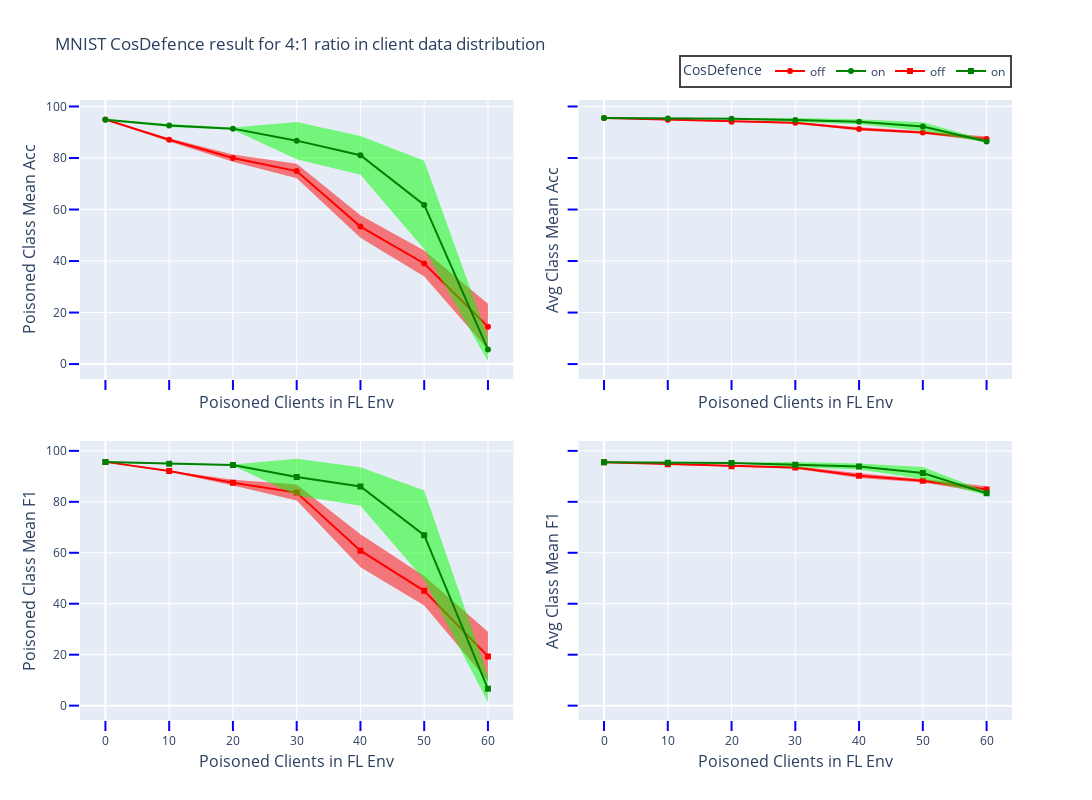

The cell this chart's notebook holds for it:
### Markdown cell above
## Ratio 4:1 results

### Code cell
summary_file = 'mnist_r4_results.json'
res_fig_name = summary_file[:-5]
result_data = get_data(json_folder + summary_file)
fig = gen_acc_f1_plot_std("MNIST CosDefence result for 4:1 ratio in client data distribution", result_data, res_fig_name, save_html=False)
fig.show()

### Figure 1 — Plotly figure (JSON) as saved in the notebook; plotly's stock layout.template omitted (floating-point values rounded to 4 significant figures)
{"data": [{"fill": "toself", "fillcolor": "rgba(255, 0, 0, 0.5)", "line": {"color": "rgba(255,255,255,0)"}, "showlegend": false, "type": "scatter", "x": [0, 10, 20, 30, 40, 50, 60, 60, 50, 40, 30, 20, 10, 0], "xaxis": "x", "y": [95.06, 87.7, 81.38, 77.75, 57.75, 44.13, 23.41, 5.667, 34.01, 49.03, 72.1, 78.58, 86.45, 94.85], "yaxis": "y"}, {"line": {"color": "red"}, "mode": "lines+markers", "name": "off", "type": "scatter", "x": [0, 10, 20, 30, 40, 50, 60], "xaxis": "x", "y": [94.95, 87.07, 79.98, 74.93, 53.39, 39.07, 14.54], "yaxis": "y"}, {"fill": "toself", "fillcolor": "rgba(0, 255, 0, 0.5)", "line": {"color": "rgba(255,255,255,0)"}, "showlegend": false, "type": "scatter", "x": [0, 10, 20, 30, 40, 50, 60, 60, 50, 40, 30, 20, 10, 0], "xaxis": "x", "y": [95.17, 93.21, 91.87, 93.98, 88.57, 78.96, 10.27, 1.078, 44.6, 73.53, 79.49, 90.93, 92.07, 94.58], "yaxis": "y"}, {"line": {"color": "green"}, "mode": "lines+markers", "name": "on", "type": "scatter", "x": [0, 10, 20, 30, 40, 50, 60], "xaxis": "x", "y": [94.88, 92.64, 91.4, 86.74, 81.05, 61.78, 5.674], "yaxis": "y"}, {"fill": "toself", "fillcolor": "rgba(255, 0, 0, 0.5)", "line": {"color": "rgba(255,255,255,0)"}, "showlegend": false, "type": "scatter", "x": [0, 10, 20, 30, 40, 50, 60, 60, 50, 40, 30, 20, 10, 0], "xaxis": "x2", "y": [95.65, 94.92, 94.27, 94.01, 91.9, 90.36, 88.33, 86.48, 89.43, 90.71, 93.28, 93.95, 94.75, 95.48], "yaxis": "y2"}, {"line": {"color": "red"}, "mode": "lines+markers", "showlegend": false, "type": "scatter", "x": [0, 10, 20, 30, 40, 50, 60], "xaxis": "x2", "y": [95.56, 94.83, 94.11, 93.65, 91.31, 89.9, 87.41], "yaxis": "y2"}, {"fill": "toself", "fillcolor": "rgba(0, 255, 0, 0.5)", "line": {"color": "rgba(255,255,255,0)"}, "showlegend": false, "type": "scatter", "x": [0, 10, 20, 30, 40, 50, 60, 60, 50, 40, 30, 20, 10, 0], "xaxis": "x2", "y": [95.6, 95.48, 95.36, 95.5, 95.0, 93.92, 86.98, 85.89, 90.49, 93.14, 94.0, 95.11, 95.22, 95.46], "yaxis": "y2"}, {"line": {"color": "green"}, "mode": "lines+markers", "showlegend": false, "type": "scatter", "x": [0, 10, 20, 30, 40, 50, 60], "xaxis": "x2", "y": [95.53, 95.35, 95.23, 94.75, 94.07, 92.21, 86.43], "yaxis": "y2"}, {"fill": "toself", "fillcolor": "rgba(255, 0, 0, 0.5)", "line": {"color": "rgba(255,255,255,0)"}, "showlegend": false, "type": "scatter", "x": [0, 10, 20, 30, 40, 50, 60, 60, 50, 40, 30, 20, 10, 0], "xaxis": "x3", "y": [95.75, 92.32, 88.63, 86.77, 67.31, 50.84, 29.05, 9.615, 39.29, 54.33, 80.48, 86.43, 91.85, 95.61], "yaxis": "y3"}, {"line": {"color": "red"}, "marker": {"symbol": "square"}, "mode": "lines+markers", "name": "off", "type": "scatter", "x": [0, 10, 20, 30, 40, 50, 60], "xaxis": "x3", "y": [95.68, 92.08, 87.53, 83.62, 60.82, 45.07, 19.33], "yaxis": "y3"}, {"fill": "toself", "fillcolor": "rgba(0, 255, 0, 0.5)", "line": {"color": "rgba(255,255,255,0)"}, "showlegend": false, "type": "scatter", "x": [0, 10, 20, 30, 40, 50, 60, 60, 50, 40, 30, 20, 10, 0], "xaxis": "x3", "y": [95.71, 95.15, 94.66, 96.93, 93.57, 84.42, 11.89, 1.313, 49.43, 78.42, 82.51, 94.17, 94.66, 95.52], "yaxis": "y3"}, {"line": {"color": "green"}, "marker": {"symbol": "square"}, "mode": "lines+markers", "name": "on", "type": "scatter", "x": [0, 10, 20, 30, 40, 50, 60], "xaxis": "x3", "y": [95.62, 94.91, 94.42, 89.72, 86.0, 66.93, 6.599], "yaxis": "y3"}, {"fill": "toself", "fillcolor": "rgba(255, 0, 0, 0.5)", "line": {"color": "rgba(255,255,255,0)"}, "showlegend": false, "type": "scatter", "x": [0, 10, 20, 30, 40, 50, 60, 60, 50, 40, 30, 20, 10, 0], "xaxis": "x4", "y": [95.64, 94.87, 94.17, 93.93, 91.17, 88.96, 86.13, 83.6, 87.59, 89.36, 92.96, 93.81, 94.72, 95.47], "yaxis": "y4"}, {"line": {"color": "red"}, "marker": {"symbol": "square"}, "mode": "lines+markers", "showlegend": false, "type": "scatter", "x": [0, 10, 20, 30, 40, 50, 60], "xaxis": "x4", "y": [95.56, 94.79, 93.99, 93.44, 90.27, 88.28, 84.86], "yaxis": "y4"}, {"fill": "toself", "fillcolor": "rgba(0, 255, 0, 0.5)", "line": {"color": "rgba(255,255,255,0)"}, "showlegend": false, "type": "scatter", "x": [0, 10, 20, 30, 40, 50, 60, 60, 50, 40, 30, 20, 10, 0], "xaxis": "x4", "y": [95.6, 95.48, 95.35, 95.61, 95.02, 93.64, 84.07, 82.59, 88.99, 92.64, 93.57, 95.1, 95.21, 95.46], "yaxis": "y4"}, {"line": {"color": "green"}, "marker": {"symbol": "square"}, "mode": "lines+markers", "showlegend": false, "type": "scatter", "x": [0, 10, 20, 30, 40, 50, 60], "xaxis": "x4", "y": [95.53, 95.34, 95.22, 94.59, 93.83, 91.32, 83.33], "yaxis": "y4"}], "layout": {"height": 800, "legend": {"borderwidth": 2, "font": {"size": 12}, "orientation": "h", "title": {"text": "CosDefence"}, "x": 1, "xanchor": "right", "y": 1.02, "yanchor": "bottom"}, "title": {"text": "MNIST CosDefence result for 4:1 ratio in client data distribution"}, "width": 1200, "xaxis": {"anchor": "y", "domain": [0, 0.465], "dtick": 10, "matches": "x3", "showticklabels": false, "tick0": 0, "tickcolor": "blue", "ticklen": 10, "ticks": "outside", "tickwidth": 2, "title": {"font": {"size": 16}, "standoff": 7, "text": "Poisoned Clients in FL Env"}}, "xaxis2": {"anchor": "y2", "domain": [0.535, 1.0], "dtick": 10, "matches": "x4", "showticklabels": false, "tick0": 0, "tickcolor": "blue", "ticklen": 10, "ticks": "outside", "tickwidth": 2, "title": {"font": {"size": 16}, "standoff": 7, "text": "Poisoned Clients in FL Env"}}, "xaxis3": {"anchor": "y3", "domain": [0, 0.465], "dtick": 10, "tick0": 0, "tickcolor": "blue", "ticklen": 10, "ticks": "outside", "tickwidth": 2, "title": {"font": {"size": 16}, "standoff": 7, "text": "Poisoned Clients in FL Env"}}, "xaxis4": {"anchor": "y4", "domain": [0.535, 1.0], "dtick": 10, "tick0": 0, "tickcolor": "blue", "ticklen": 10, "ticks": "outside", "tickwidth": 2, "title": {"font": {"size": 16}, "standoff": 7, "text": "Poisoned Clients in FL Env"}}, "yaxis": {"anchor": "x", "domain": [0.55, 1], "dtick": 20, "tick0": 0, "tickcolor": "blue", "ticklen": 10, "ticks": "outside", "tickwidth": 2, "title": {"font": {"size": 16}, "standoff": 5, "text": "Poisoned Class Mean Acc"}}, "yaxis2": {"anchor": "x2", "domain": [0.55, 1], "dtick": 20, "matches": "y", "showticklabels": false, "tick0": 0, "tickcolor": "blue", "ticklen": 10, "ticks": "outside", "tickwidth": 2, "title": {"font": {"size": 16}, "standoff": 5, "text": "Avg Class Mean Acc"}}, "yaxis3": {"anchor": "x3", "domain": [0, 0.45], "dtick": 20, "tick0": 0, "tickcolor": "blue", "ticklen": 10, "ticks": "outside", "tickwidth": 2, "title": {"font": {"size": 16}, "standoff": 5, "text": "Poisoned Class Mean F1"}}, "yaxis4": {"anchor": "x4", "domain": [0, 0.45], "dtick": 20, "matches": "y3", "showticklabels": false, "tick0": 0, "tickcolor": "blue", "ticklen": 10, "ticks": "outside", "tickwidth": 2, "title": {"font": {"size": 16}, "standoff": 5, "text": "Avg Class Mean F1"}}}}
